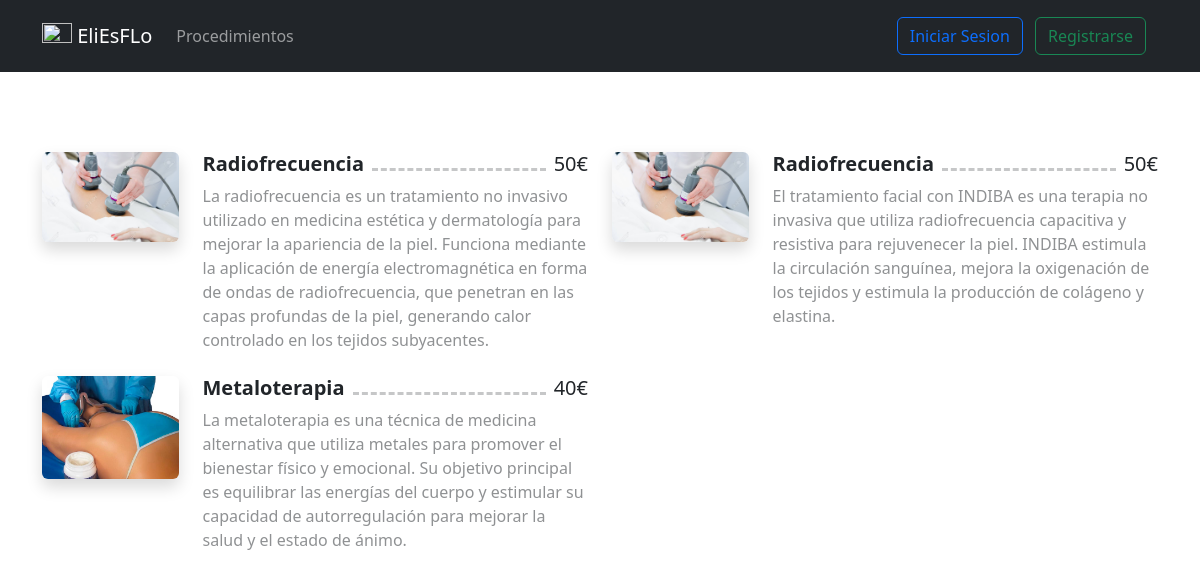
/templates/EliMostrarTipos.php?id=1, run on the app's committed database.
### tables this page shows
CREATE TABLE `procedimiento` (
  `id` int(11) NOT NULL,
  `name` varchar(255) DEFAULT NULL,
  `price` int(11) DEFAULT NULL,
  `description` text DEFAULT NULL,
  `goal` text DEFAULT NULL,
  `picture1` varchar(255) DEFAULT NULL,
  `picture2` varchar(255) DEFAULT NULL,
  `id_tipoProcedimiento` int(11) DEFAULT NULL
);

### app/modelo/classModelo.php (called while the page is built, shortened)
<?php
class Modelo extends PDO {
    public function __construct() {
        $this->conexion = new PDO('mysql:host=' . Config::$mvc_bd_hostname . ';dbname=' . Config::$mvc_bd_nombre . '', Config::$mvc_bd_usuario, Config::$mvc_bd_clave);
    }
}
?>

### app/modelo/classMemeteca.php (the view, shortened to what this page needs)
<?php
class Memeteca extends Modelo
{
    public function pintaProcedimientosEspecificos($id){
        $consulta = 'SELECT * FROM eliesflo.procedimiento WHERE id_tipoProcedimiento = :id';
        $result = $this -> conexion -> prepare($consulta);
        $result->bindValue(':id', $id);
        $result->execute();
        $procedimientos = ($result->fetchAll(PDO::FETCH_ASSOC));
        for($i = 0;$i< count($procedimientos);$i++){
            echo(
                '<div class="col">
                <div class="d-grid d-sm-flex gap-3 gap-xl-4">
                    <div class="d-flex lc-block d-sm-block flex-shrink-0 col-sm-3"><a href="index.php?ctl=EliProcedimientoEspecifico&id='.$procedimientos[$i]["id"].'"><img class="rounded shadow w-100 food_images img-fluid" src="'.$procedimientos[$i]["picture1"].'" alt="Photo by Farhad Ibrahimzade" width="96" height="96"></a></div>
                    <div class="lc-block w-100">
                        <div class="d-flex gap-2 align-items-baseline">
                            <div>
                                <h3 class="h5 fw-bold"><a style="text-decoration: none; color: inherit;" href="index.php?ctl=EliProcedimientoEspecifico&id='.$procedimientos[$i]["id"].'">'.$procedimientos[$i]["name"].'</a></h3>
                            </div>
                            <div class="flex-grow-1 border_restaurant opacity-25"></div>
                            <div>
                                <strong class="h5">'.$procedimientos[$i]["price"].'€</strong>
                            </div>
                        </div>
                        <div class="lc-block opacity-50">
                            '.$procedimientos[$i]["description"].'
                        </div>
                    </div>
                </div>
            </div>'
            );
        }
    }
}
?>

### web/templates/EliMostrarTipos.php (style rules this page uses)
.border_restaurant { border-bottom: dashed var(--bs-body-color) }

### data on the page
procedimiento: name "Radiofrecuencia", price "50", description "La radiofrecuencia es un tratamiento no invasivo utilizado en medicina estética y dermatología para mejorar la apariencia de la piel. Funciona mediante la aplicación de energía electromagnética en forma de ondas de radiofrecuencia, que penetran en las capas profundas de la piel, generando calor controlado en los tejidos subyacentes."
procedimiento: name "Radiofrecuencia", price "50", description "El tratamiento facial con INDIBA es una terapia no invasiva que utiliza radiofrecuencia capacitiva y resistiva para rejuvenecer la piel. INDIBA estimula la circulación sanguínea, mejora la oxigenación de los tejidos y estimula la producción de colágeno y elastina."
procedimiento: shows a picture, name "Metaloterapia", price "40", description "La metaloterapia es una técnica de medicina alternativa que utiliza metales para promover el bienestar físico y emocional. Su objetivo principal es equilibrar las energías del cuerpo y estimular su capacidad de autorregulación para mejorar la salud y el estado de ánimo."
